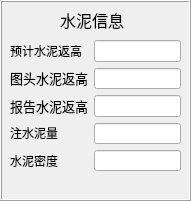
     <widget class="QFrame" name="frame_4">
      <property name="geometry">
       <rect>
        <x>460</x>
        <y>330</y>
        <width>191</width>
        <height>201</height>
       </rect>
      </property>
      <property name="styleSheet">
       <string notr="true">font: 10pt &quot;黑体&quot;;</string>
      </property>
      <property name="frameShape">
       <enum>QFrame::Box</enum>
      </property>
      <property name="frameShadow">
       <enum>QFrame::Raised</enum>
      </property>
      <widget class="QWidget" name="layoutWidget">
       <property name="geometry">
        <rect>
         <x>10</x>
         <y>40</y>
         <width>171</width>
         <height>131</height>
        </rect>
       </property>
       <property name="styleSheet">
        <string notr="true">font: 10pt &quot;黑体&quot;;</string>
       </property>
       <layout class="QGridLayout" name="gridLayout_13">
        <item row="0" column="1">
         <layout class="QVBoxLayout" name="verticalLayout_26">
          <item>
           <widget class="QLineEdit" name="lineEdit_69">
            <property name="styleSheet">
             <string notr="true">font: 10pt &quot;黑体&quot;;</string>
            </property>
           </widget>
          </item>
          <item>
           <widget class="QLineEdit" name="lineEdit_70">
            <property name="styleSheet">
             <string notr="true">font: 10pt &quot;黑体&quot;;</string>
            </property>
            <property name="text">
             <string/>
            </property>
           </widget>
          </item>
          <item>
           <widget class="QLineEdit" name="lineEdit_107">
            <property name="styleSheet">
             <string notr="true">font: 10pt &quot;黑体&quot;;</string>
            </property>
            <property name="text">
             <string/>
            </property>
           </widget>
          </item>
          <item>
           <widget class="QLineEdit" name="lineEdit_71">
            <property name="styleSheet">
             <string notr="true">font: 10pt &quot;黑体&quot;;</string>
            </property>
            <property name="text">
             <string/>
            </property>
           </widget>
          </item>
          <item>
           <widget class="QLineEdit" name="lineEdit_72">
            <property name="styleSheet">
             <string notr="true">font: 10pt &quot;黑体&quot;;</string>
            </property>
            <property name="text">
             <string/>
            </property>
           </widget>
          </item>
         </layout>
        </item>
        <item row="0" column="0">
         <layout class="QVBoxLayout" name="verticalLayout_25">
          <item>
           <widget class="QLabel" name="label_64">
            <property name="styleSheet">
             <string notr="true">font: 10pt &quot;黑体&quot;;</string>
            </property>
            <property name="text">
             <string>预计水泥返高</string>
            </property>
           </widget>
          </item>
          <item>
           <widget class="QLabel" name="label_65">
            <property name="font">
             <font>
              <family>黑体</family>
              <pointsize>10</pointsize>
              <weight>50</weight>
              <italic>false</italic>
              <bold>false</bold>
              <underline>false</underline>
             </font>
            </property>
            <property name="styleSheet">
             <string notr="true">font: 10pt &quot;黑体&quot;;</string>
            </property>
            <property name="text">
             <string>图头水泥返高</string>
            </property>
           </widget>
          </item>
          <item>
           <widget class="QLabel" name="label_87">
            <property name="font">
             <font>
              <family>黑体</family>
              <pointsize>10</pointsize>
              <weight>50</weight>
              <italic>false</italic>
              <bold>false</bold>
              <underline>false</underline>
             </font>
            </property>
            <property name="styleSheet">
             <string notr="true">font: 10pt &quot;黑体&quot;;</string>
            </property>
            <property name="text">
             <string>报告水泥返高</string>
            </property>
           </widget>
          </item>
          <item>
           <widget class="QLabel" name="label_66">
            <property name="styleSheet">
             <string notr="true">font: 10pt &quot;黑体&quot;;</string>
            </property>
            <property name="text">
             <string>注水泥量</string>
            </property>
           </widget>
          </item>
          <item>
           <widget class="QLabel" name="label_67">
            <property name="styleSheet">
             <string notr="true">font: 10pt &quot;黑体&quot;;</string>
            </property>
            <property name="text">
             <string>水泥密度</string>
            </property>
           </widget>
          </item>
         </layout>
        </item>
       </layout>
      </widget>
      <widget class="QLabel" name="label_47">
       <property name="geometry">
        <rect>
         <x>60</x>
         <y>10</y>
         <width>71</width>
         <height>20</height>
        </rect>
       </property>
       <property name="font">
        <font>
         <family>黑体</family>
         <pointsize>12</pointsize>
         <weight>50</weight>
         <italic>false</italic>
         <bold>false</bold>
        </font>
       </property>
       <property name="styleSheet">
        <string notr="true">font: 12pt &quot;黑体&quot;;</string>
       </property>
       <property name="text">
        <string>水泥信息</string>
       </property>
      </widget>
      <widget class="QLabel" name="label_134">
       <property name="geometry">
        <rect>
         <x>10</x>
         <y>179</y>
         <width>171</width>
         <height>21</height>
        </rect>
       </property>
       <property name="styleSheet">
        <string notr="true">font: 10pt &quot;黑体&quot;;</string>
       </property>
       <property name="text">
        <string/>
       </property>
      </widget>
     </widget>
